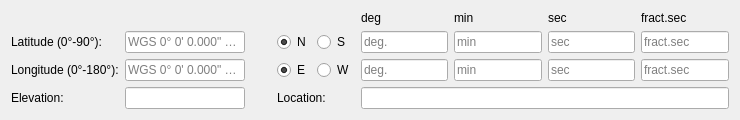
<?xml version="1.0" encoding="UTF-8"?>
<ui version="4.0">
 <class>CCoordinateSelector</class>
 <widget class="QFrame" name="CCoordinateSelector">
  <property name="geometry">
   <rect>
    <x>0</x>
    <y>0</y>
    <width>740</width>
    <height>116</height>
   </rect>
  </property>
  <property name="windowTitle">
   <string>Frame</string>
  </property>
  <layout class="QGridLayout" name="gl_CoordinateSelector">
   <item row="3" column="2">
    <widget class="BlackGui::CTickLabel" name="lblp_AltCheck">
     <property name="minimumSize">
      <size>
       <width>20</width>
       <height>0</height>
      </size>
     </property>
     <property name="text">
      <string/>
     </property>
    </widget>
   </item>
   <item row="2" column="5">
    <widget class="QLineEdit" name="le_LngDeg">
     <property name="placeholderText">
      <string>deg.</string>
     </property>
    </widget>
   </item>
   <item row="1" column="6">
    <widget class="QLineEdit" name="le_LatMin">
     <property name="placeholderText">
      <string>min</string>
     </property>
    </widget>
   </item>
   <item row="2" column="3">
    <widget class="QRadioButton" name="rb_E">
     <property name="text">
      <string>E</string>
     </property>
     <property name="checked">
      <bool>true</bool>
     </property>
     <attribute name="buttonGroup">
      <string notr="true">bg_EW</string>
     </attribute>
    </widget>
   </item>
   <item row="1" column="3">
    <widget class="QRadioButton" name="rb_N">
     <property name="text">
      <string>N</string>
     </property>
     <property name="checked">
      <bool>true</bool>
     </property>
     <attribute name="buttonGroup">
      <string notr="true">bg_NS</string>
     </attribute>
    </widget>
   </item>
   <item row="1" column="8">
    <widget class="QLineEdit" name="le_LatSecFrag">
     <property name="placeholderText">
      <string>fract.sec</string>
     </property>
    </widget>
   </item>
   <item row="3" column="5" colspan="4">
    <widget class="QLineEdit" name="le_Location"/>
   </item>
   <item row="2" column="8">
    <widget class="QLineEdit" name="le_LngSecFrag">
     <property name="placeholderText">
      <string>fract.sec</string>
     </property>
    </widget>
   </item>
   <item row="2" column="7">
    <widget class="QLineEdit" name="le_LngSec">
     <property name="placeholderText">
      <string>sec</string>
     </property>
    </widget>
   </item>
   <item row="1" column="0">
    <widget class="QLabel" name="lbl_Latitude">
     <property name="text">
      <string>Latitude (0°-90°):</string>
     </property>
    </widget>
   </item>
   <item row="2" column="0">
    <widget class="QLabel" name="lbl_Longitude">
     <property name="text">
      <string>Longitude (0°-180°):</string>
     </property>
    </widget>
   </item>
   <item row="2" column="2">
    <widget class="BlackGui::CTickLabel" name="lblp_LngCheck">
     <property name="text">
      <string/>
     </property>
    </widget>
   </item>
   <item row="2" column="1">
    <widget class="QLineEdit" name="le_Longitude">
     <property name="minimumSize">
      <size>
       <width>120</width>
       <height>0</height>
      </size>
     </property>
     <property name="placeholderText">
      <string>WGS 0° 0' 0.000&quot; E/W</string>
     </property>
    </widget>
   </item>
   <item row="1" column="1">
    <widget class="QLineEdit" name="le_Latitude">
     <property name="minimumSize">
      <size>
       <width>120</width>
       <height>0</height>
      </size>
     </property>
     <property name="placeholderText">
      <string>WGS 0° 0' 0.000&quot; N/S</string>
     </property>
    </widget>
   </item>
   <item row="1" column="2">
    <widget class="BlackGui::CTickLabel" name="lblp_LatCheck">
     <property name="text">
      <string/>
     </property>
    </widget>
   </item>
   <item row="3" column="1">
    <widget class="QLineEdit" name="le_Elevation">
     <property name="minimumSize">
      <size>
       <width>120</width>
       <height>0</height>
      </size>
     </property>
    </widget>
   </item>
   <item row="3" column="0">
    <widget class="QLabel" name="lbl_Altitude">
     <property name="text">
      <string>Elevation:</string>
     </property>
    </widget>
   </item>
   <item row="1" column="7">
    <widget class="QLineEdit" name="le_LatSec">
     <property name="placeholderText">
      <string>sec</string>
     </property>
    </widget>
   </item>
   <item row="2" column="6">
    <widget class="QLineEdit" name="le_LngMin">
     <property name="placeholderText">
      <string>min</string>
     </property>
    </widget>
   </item>
   <item row="2" column="4">
    <widget class="QRadioButton" name="rb_W">
     <property name="text">
      <string>W</string>
     </property>
     <attribute name="buttonGroup">
      <string notr="true">bg_EW</string>
     </attribute>
    </widget>
   </item>
   <item row="1" column="5">
    <widget class="QLineEdit" name="le_LatDeg">
     <property name="placeholderText">
      <string>deg.</string>
     </property>
    </widget>
   </item>
   <item row="1" column="4">
    <widget class="QRadioButton" name="rb_S">
     <property name="text">
      <string>S</string>
     </property>
     <attribute name="buttonGroup">
      <string notr="true">bg_NS</string>
     </attribute>
    </widget>
   </item>
   <item row="3" column="3" colspan="2">
    <widget class="QLabel" name="lbl_Location">
     <property name="text">
      <string>Location:</string>
     </property>
    </widget>
   </item>
   <item row="0" column="5">
    <widget class="QLabel" name="lbl_Deg">
     <property name="text">
      <string>deg</string>
     </property>
    </widget>
   </item>
   <item row="0" column="6">
    <widget class="QLabel" name="lbl_Min">
     <property name="text">
      <string>min</string>
     </property>
    </widget>
   </item>
   <item row="0" column="7">
    <widget class="QLabel" name="lbl_Sec">
     <property name="text">
      <string>sec</string>
     </property>
    </widget>
   </item>
   <item row="0" column="8">
    <widget class="QLabel" name="lbl_FracSec">
     <property name="text">
      <string>fract.sec</string>
     </property>
    </widget>
   </item>
  </layout>
 </widget>
 <customwidgets>
  <customwidget>
   <class>BlackGui::CTickLabel</class>
   <extends>QLabel</extends>
   <header>blackgui/ticklabel.h</header>
  </customwidget>
 </customwidgets>
 <tabstops>
  <tabstop>le_Latitude</tabstop>
  <tabstop>rb_N</tabstop>
  <tabstop>rb_S</tabstop>
  <tabstop>le_LatDeg</tabstop>
  <tabstop>le_LatMin</tabstop>
  <tabstop>le_LatSec</tabstop>
  <tabstop>le_LatSecFrag</tabstop>
  <tabstop>le_Longitude</tabstop>
  <tabstop>rb_E</tabstop>
  <tabstop>rb_W</tabstop>
  <tabstop>le_LngDeg</tabstop>
  <tabstop>le_LngMin</tabstop>
  <tabstop>le_LngSec</tabstop>
  <tabstop>le_LngSecFrag</tabstop>
  <tabstop>le_Elevation</tabstop>
  <tabstop>le_Location</tabstop>
 </tabstops>
 <resources/>
 <connections/>
 <buttongroups>
  <buttongroup name="bg_EW"/>
  <buttongroup name="bg_NS"/>
 </buttongroups>
</ui>
